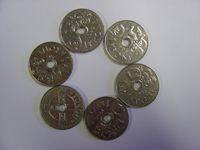
%> input picture Week3/old/coins2.jpg, 200 x 150 px
$ octave random_hough.m   (GNU Octave 9; MATLAB toolbox functions it lacks are replaced by stand-ins)
%> lines starting %> are read from the running program, lines starting %| are printed output that depends on the picture
### Week3/old/threepoint.m
function [x0,y0,r]=threepoint(p1,p2,p3)

x1=p1(1);
x2=p2(1);
x3=p3(1);

y1=p1(2);
y2=p2(2);
y3=p3(2);

a=det([x1 y1 1;x2 y2 1;x3 y3 1]);
d=-det([x1*x1+y1*y1 y1 1;x2*x2+y2*y2 y2 1;x3*x3+y3*y3 y3 1]);
e=det([x1*x1+y1*y1 x1 1;x2*x2+y2*y2 x2 1;x3*x3+y3*y3 x3 1]);
f=-det([x1*x1+y1*y1 x1 y1;x2*x2+y2*y2 x2 y2;x3*x3+y3*y3 x3 y3]);

x0=-d/(2*a);
y0=-e/(2*a);
r=sqrt((d*d+e*e)/(4*a*a)-f/a);

### Week3/old/isin.m
function out=isin(in,list)
% Returns a 1 if the string in is in list
out=0;
if length(find(strcmp(in,list)))>0,out=1;end

### Week3/old/random_hough.m
% Clear everything
clear all
close all
% Get image and display
i=imread('coins2.jpg');
%> i is the input picture: size 150x200x3 uint8; mean R, G, B 133.6, 130.9, 132.5
ig=double(rgb2gray(i));
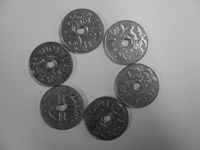
%> ig: size 150x200 double; min 23, max 237, mean 131.9
figure
imshow(ig,[min(min(ig)) max(max(ig))])
% Make gradient image and display
h1=fspecial('sobel');
h2=h1';
igh=imfilter(ig,h1);
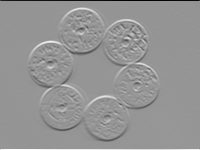
%> igh: size 150x200 double; min -781, max 558, mean 1.8; drawn with min black and max white
igv=imfilter(ig,h2);
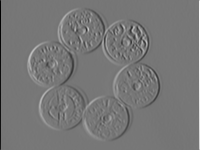
%> igv: size 150x200 double; min -652, max 743, mean -0.3; drawn with min black and max white
igs=abs(igh)+abs(igv);
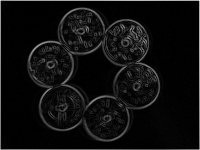
%> igs: size 150x200 double; min 0, max 1072, mean 64.1; drawn with min black and max white
figure
imshow(igs,[min(min(igs)) max(max(igs))])
igsT=igs>170;
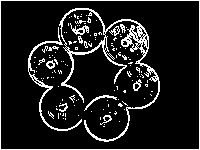
%> igsT: size 150x200 logical; 11.6% white in thin lines or dots
figure
imshow(igsT)
% Initialise the accumulator matrix
acc=zeros([size(ig) 21]);
% Get all indexes of points on contours
[r,c]=find(igsT);
%> r = 3465 values from 1 to 150; c = 3465 values from 1 to 200
% Iterate
iter=0;
%> (the run ends here)
